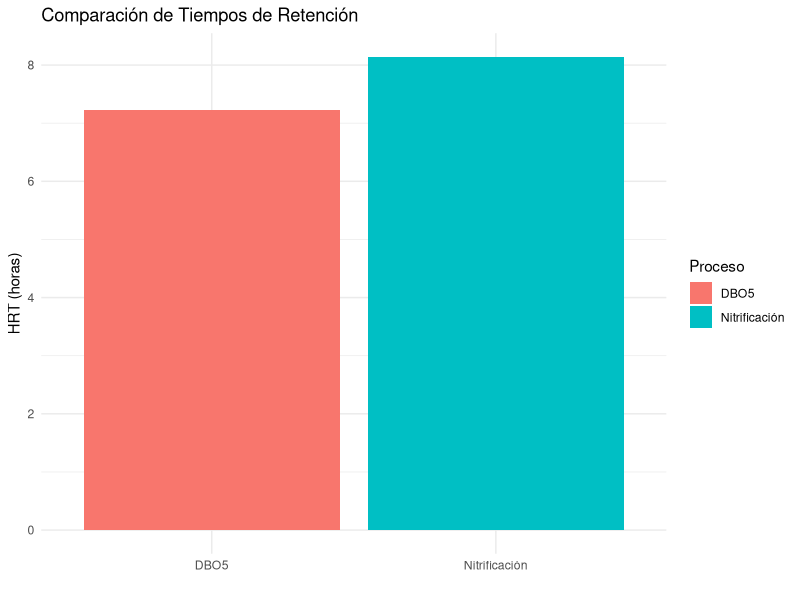
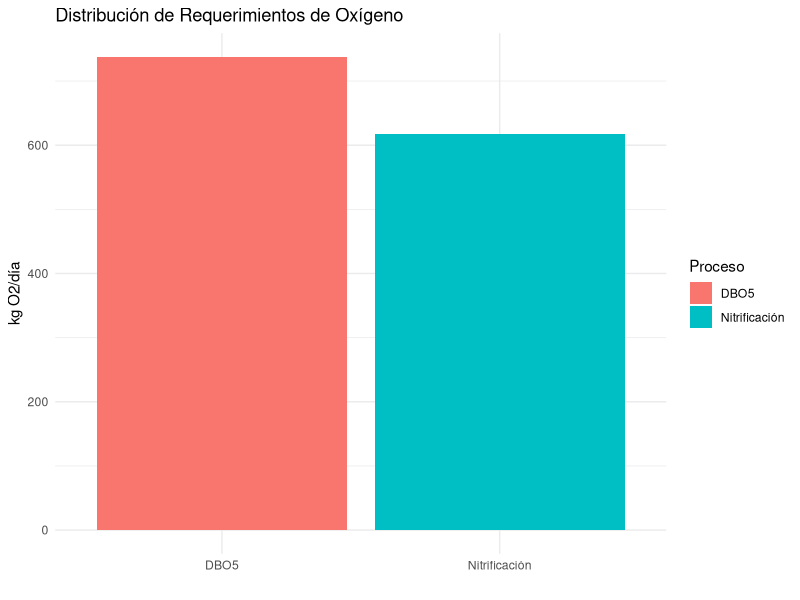
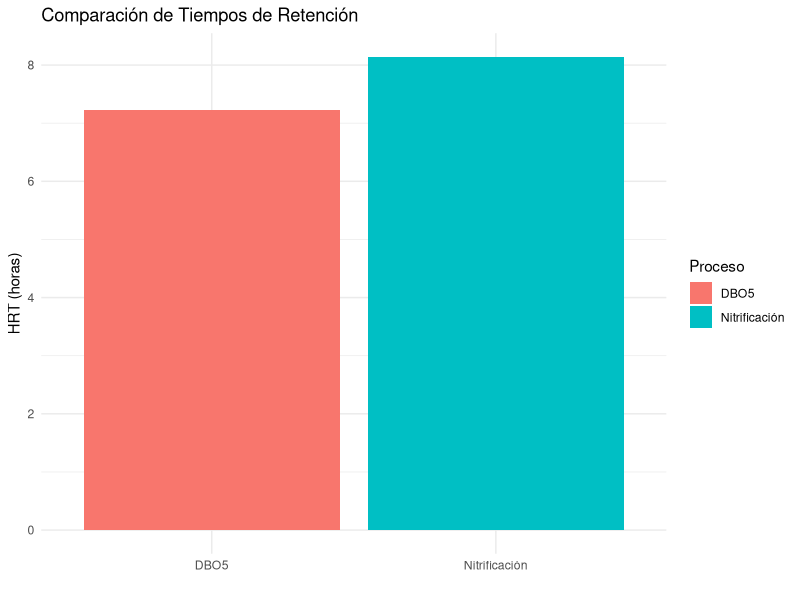
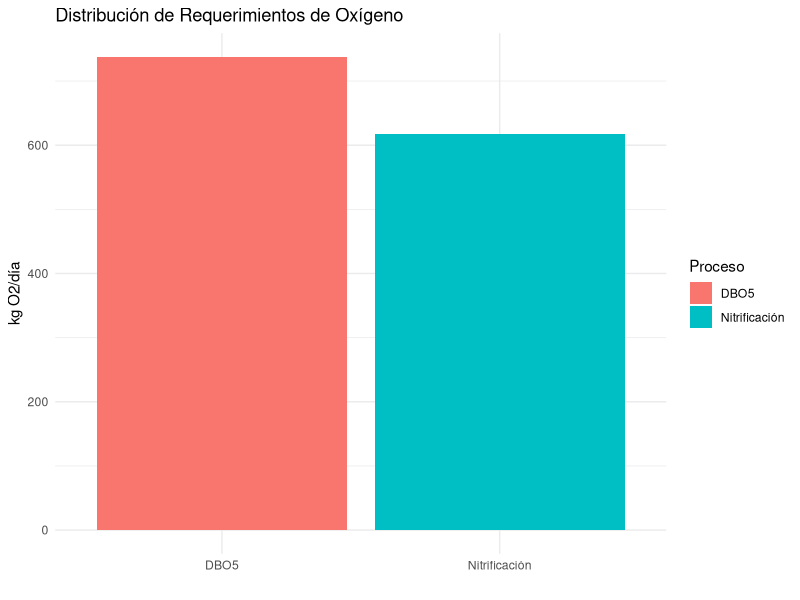

Write the R code that produced these figures, in order.
# ==========================================================================
# Cálculo de reactor y requerimientos de oxígeno para lodos activados
# ==========================================================================
# Autor: Dr. José Juan Torres Martínez
# Docente de Ciencias Químicas
# Universidad Autónoma de San Luis Potosí (UASLP)
# México
#
# Material académico para estudiantes
#
# Descripción: Cálculo de reactor y requerimientos de oxígeno para lodos activados
# ==========================================================================


# DATOS DE ENTRADA
# -----------------------------------------------------------
Q <- 3500                # Caudal (m³/día)
theta_c <- 9             # Tiempo retención celular (días)
X <- 2200                # Concentración microorganismos (mg SSV/L)

# Calidades del agua:
DBO5_in <- 250           # DBO5 influente (mg/L)
DBO5_efl <- 25           # DBO5 efluente (90% remoción)
NTK_in <- 39            # NTK influente (mg/L)
NTK_efl <- 0.39          # NTK efluente (99% remoción)

# Coeficientes:
Yb <- 0.5                # Coef. rendimiento DBO5
Yn <- 0.2                # Coef. rendimiento NTK
kd <- 0.05               # Coef. decaimiento (para nitrificación)

# -----------------------------------------------------------
# CÁLCULOS 
# -----------------------------------------------------------

# 1. Cálculo de parámetros U 
U_DBO <- 0.34            # Dato proporcionado en la imagen (kg DBO/kg SSVLM-d)
U_NTK <- (1/theta_c + kd)/Yn  # = 0.81 kg NTK/kg SSVLM-d

# 2. Cálculo de HRT (Tiempo Retención Hidráulica)
# Para DBO:
HRT_DBO <- (DBO5_in - DBO5_efl)/(X * U_DBO)  # = 0.301 días = 7.2 h

# Para Nitrificación:
# Cálculo de F_N (factor de corrección)
F_N <- 1/(1 + (Yb*(DBO5_in - DBO5_efl))/(Yn*(NTK_in - NTK_efl)))  # = 0.064

HRT_NTK <- (NTK_in - NTK_efl)/((X * F_N) * U_NTK)  # = 0.34 días = 8.1 h

# 3. Volumen del reactor (según etapa limitante)
HRT <- max(HRT_DBO, HRT_NTK)  # Nitrificación es limitante
V_reactor <- Q * HRT           # = 1187 m³

# 4. Cálculo de purga de lodos (Px)
Px <- (V_reactor * X)/(theta_c * 1000)  # = 290 kg/día

# 5. Requerimiento de oxígeno (OUR)
OUR <- (1.46 * Q * (DBO5_in - DBO5_efl) * 1e-3 - 1.42 * Px) + 
  (4.57 * Q * (NTK_in - NTK_efl) * 1e-3)  # = 1355 kg O2/día

# -----------------------------------------------------------
# PRESENTACIÓN DE RESULTADOS
# -----------------------------------------------------------
cat("\n----------------------------------------\n")
cat(" RESULTADOS\n")
cat("----------------------------------------\n")

cat("\n1. PARÁMETROS DE DISEÑO:\n")
cat(" - Relación F/M para DBO5:", U_DBO, "kg DBO/kg SSVLM-d\n")
cat(" - Tasa utilización NTK:", round(U_NTK, 2), "kg NTK/kg SSVLM-d\n")
cat(" - Factor de corrección F_N:", round(F_N, 3), "\n")

cat("\n2. TIEMPOS DE RETENCIÓN:\n")
cat(" - HRT para DBO5:", round(HRT_DBO, 3), "días (", round(HRT_DBO*24,1), "h)\n")
cat(" - HRT para nitrificación:", round(HRT_NTK, 3), "días (", round(HRT_NTK*24,1), "h)\n")
cat(" - HRT TOTAL (nitrificación limita):", round(HRT, 3), "días\n")

cat("\n3. DIMENSIONAMIENTO:\n")
cat(" - Volumen reactor:", round(V_reactor, 0), "m³\n")
cat(" - Purga de lodos (Px):", round(Px, 0), "kg/día\n")
cat(" - Oxígeno requerido (OUR):", round(OUR, 0), "kg O2/día\n")

cat("\n----------------------------------------\n")
cat(" NOTAS TÉCNICAS:\n")
cat("----------------------------------------\n")
cat("1. La nitrificación es la etapa limitante (", round(HRT_NTK*24, 1), " h vs ", round(HRT_DBO*24, 1), " h para DBO5)\n")
cat("2. El oxígeno para nitrificación representa el", 
    round(4.57*Q*(NTK_in-NTK_efl)*1e-3/OUR*100, 1), "% del total\n")

# -----------------------------------------------------------
# GRÁFICO COMPARATIVO
# -----------------------------------------------------------
require(ggplot2)
datos_grafico <- data.frame(
  Proceso = c("DBO5", "Nitrificación"),
  HRT_horas = c(HRT_DBO*24, HRT_NTK*24),
  Oxigeno_kg = c(1.46*Q*(DBO5_in-DBO5_efl)*1e-3 - 1.42*Px, 
                 4.57*Q*(NTK_in-NTK_efl)*1e-3)
)

g1 <- ggplot(datos_grafico, aes(x = Proceso, y = HRT_horas, fill = Proceso)) +
  geom_bar(stat = "identity") +
  labs(title = "Comparación de Tiempos de Retención",
       y = "HRT (horas)", x = "") +
  theme_minimal()

g2 <- ggplot(datos_grafico, aes(x = Proceso, y = Oxigeno_kg, fill = Proceso)) +
  geom_bar(stat = "identity") +
  labs(title = "Distribución de Requerimientos de Oxígeno",
       y = "kg O2/día", x = "") +
  theme_minimal()

# Visualizar gráficos
print(g1)
ggsave("problema_21_hrt.png", plot = g1, width = 8, height = 5, dpi = 300)

# --------------------------------------------------------------------------
# Interpretación: Comparación de Tiempos de Retención
# --------------------------------------------------------------------------
# - Eje X: el proceso (DBO5 o Nitrificación). Es una categoría, no una cantidad medida, por eso no tiene unidades.
# - Eje Y: el tiempo de retención hidráulica (HRT) en horas. El HRT es el tiempo promedio que el agua permanece dentro del reactor.
# - Lo que se aprecia: la barra de nitrificación (unas 8.1 horas según el cálculo del código) es un poco más alta que la de DBO5 (7.2 horas).
# - Qué significa: la nitrificación necesita más tiempo que la remoción de DBO5, por eso es la etapa limitante y es la que fija el tamaño del reactor: el volumen se calcula con el HRT mayor.
print(g2)
ggsave("problema_21_oxigeno.png", plot = g2, width = 8, height = 5, dpi = 300)

# --------------------------------------------------------------------------
# Interpretación: Distribución de Requerimientos de Oxígeno
# --------------------------------------------------------------------------
# - Eje X: el proceso (DBO5 o Nitrificación). Es una categoría, no una cantidad medida, por eso no tiene unidades.
# - Eje Y: el oxígeno requerido en kg O2/día (kilogramos de oxígeno por día). Es el oxígeno que hay que suministrar con la aireación para oxidar la materia orgánica (DBO5) y para nitrificar el nitrógeno (NTK).
# - Lo que se aprecia: la barra de DBO5 (unos 738 kg O2/día según el cálculo del código) es un poco más alta que la de nitrificación (unos 618 kg O2/día).
# - Qué significa: con los datos corregidos, el oxígeno se reparte casi a partes iguales: unos 738 kg O2/día para oxidar la DBO5 y unos 618 kg O2/día para nitrificar, alrededor del 46 % del total. La nitrificación ya no es un consumo menor: con un NTK de entrada de 39 mg/L hay mucho nitrógeno que oxidar.

# --------------------------------------------------------------------------
# Qué aprendimos
# --------------------------------------------------------------------------
# - El HRT (tiempo de retención hidráulica, en horas o días) dice cuánto tiempo permanece el agua en el reactor; la etapa que pide más tiempo es la limitante y fija el volumen.
# - El requerimiento de oxígeno (OUR, en kg O2/día) se calcula por separado para la DBO5 y para la nitrificación, y luego se suma.
# - El dato de entrada NTK_in es 39 mg/L: con un efluente de 0.39 mg/L la remoción de NTK es del 99.0 %, el factor F_N es 0.064, el HRT de nitrificación es de 8.1 horas, el volumen del reactor es de 1187 m³ y el oxígeno total es de 1355 kg O2/día, con alrededor del 46 % para nitrificación.
